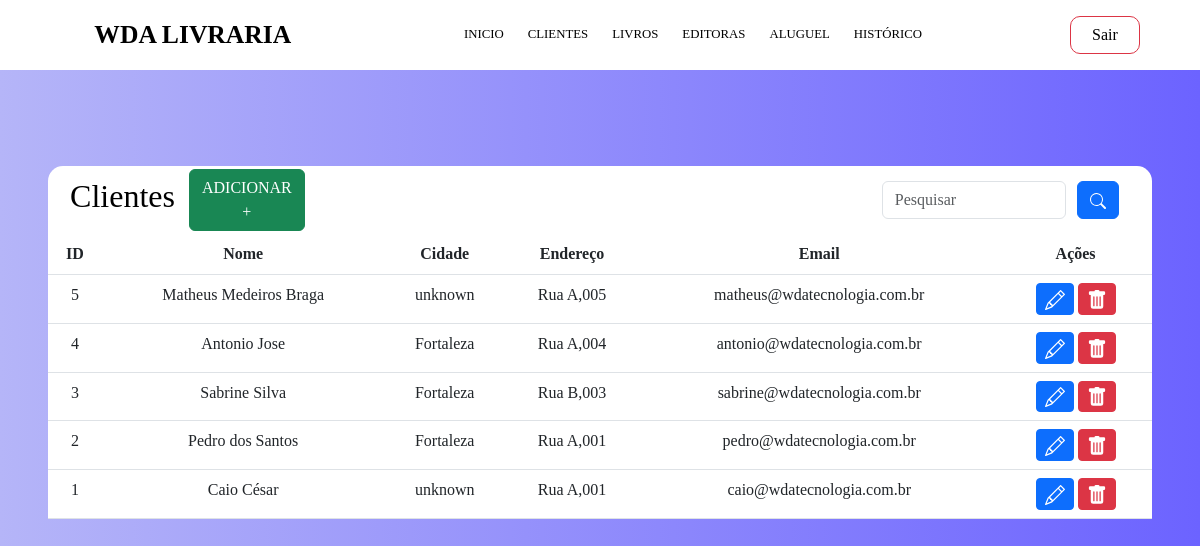
/SISTEMA/Usuarios.php, run on the app's committed database.
### tables this page shows
CREATE TABLE `usuario` (
  `Cod_usuario` int NOT NULL AUTO_INCREMENT,
  `Nome_usuario` varchar(50) NOT NULL,
  `Cidade` varchar(50) NOT NULL,
  `Endereço` varchar(100) NOT NULL,
  `Email` varchar(100) NOT NULL,
  PRIMARY KEY (`Cod_usuario`)
);

### SISTEMA/Usuarios.php (the view, shortened to what this page needs)
<?php
include_once("../Config.php");
if (!empty($_GET['search'])) {
    $data = $_GET['search'];
    $sql = "SELECT * FROM usuario WHERE Cod_usuario LIKE '%$data%' or Nome_usuario LIKE '%$data%' or Email LIKE '%$data%' ORDER BY Cod_usuario DESC";
} else {
    $sql = "SELECT * FROM usuario ORDER BY Cod_usuario DESC";
}
$result = $conexao->query($sql);
?>
<!DOCTYPE html>
<html lang="en">
<head>
    <link href="https://cdn.jsdelivr.net/npm/bootstrap@5.3.0-alpha2/dist/css/bootstrap.min.css" rel="stylesheet">
    <link rel="stylesheet" href="../assets/css/Tabela.css">
</head>
<body>
    <nav class="navbar navbar-expand-lg" style="background-color: rgb(255,255,255);">
        <div class="container-fluid">
            <a class="navbar-brand" href="Sistema.php">WDA LIVRARIA</a>
            <div class="collapse navbar-collapse" id="navbarText">
                <ul class="navbar-nav me-auto mb-2 mb-lg-0">
                    <li class="nav-item">
                        <a class="nav-link active" aria-current="page" href="Sistema.php">INICIO
                        </a>
                    </li>
                    <li class="nav-item">
                        <a class="nav-link" href="Usuarios.php">CLIENTES</a>
                    </li>
                    <li class="nav-item">
                        <a class="nav-link" href="Livros.php">LIVROS</a>
                    </li>
                    <li class="nav-item">
                        <a class="nav-link" href="Editoras.php">EDITORAS</a>
                    </li>
                    <li class="nav-item">
                        <a class="nav-link" href="Aluguel.php">ALUGUEL</a>
                    </li>
                    <li class="nav-item">
                        <a class="nav-link" href="Historico.php">HISTÓRICO</a>
                    </li>
                </ul>
                <span class="navbar-text">
                    <div class="d-flex">
                        <a href="Sair.php" id="out" class="btn_out btn btn-outline-danger me-5 ">Sair</a>
                    </div>
                </span>
            </div>
        </div>
    </nav>
    <br><br>
    <div class="table-responsive m-5">
        <div class="header-table d-flex justify-content-between align-items-center">
            <h2>Clientes</h2>
            <a href="../CREATE/C_usuario.php" class="btn btn-success" style="margin: 3px 3px 3px 3px;">ADICIONAR +</a><br>
            <input type="search" class="form-control w-25" placeholder="Pesquisar" id="pesquisar">
            <button class="btn btn-primary" onclick="searchData()">
            </button>
        </div>
        <table class="table text-white table-bg">
            <thead class="table-header">
                <tr>
                    <th scope="col">ID</th>
                    <th scope="col">Nome</th>
                    <th scope="col">Cidade</th>
                    <th scope="col">Endereço</th>
                    <th scope="col">Email</th>
                    <th scope="col">Ações</th>
                </tr>
            </thead>
            <body>
                <?php
                while ($user_data = mysqli_fetch_assoc($result)) {
                    echo "<tr>";
                    echo "<td>" . $user_data['Cod_usuario'] . "</td>";
                    echo "<td>" . $user_data['Nome_usuario'] . "</td>";
                    echo "<td>" . $user_data['Cidade'] . "</td>";
                    echo "<td>" . $user_data['Endereço'] . "</td>";
                    echo "<td>" . $user_data['Email'] . "</td>";
                    echo "<td>
        <a class='btn btn-sm btn-primary' href='../UPDATE/U_usuario.php?id=$user_data[Cod_usuario]' title='Editar'>
        <svg xmlns='http://www.w3.org/2000/svg' width='20' height='20' fill='currentColor' class='bi bi-pencil' viewBox='0 0 16 16'>
        <path d='M12.146.146a.5.5 0 0 1 .708 0l3 3a.5.5 0 0 1 0 .708l-10 10a.5.5 0 0 1-.168.11l-5 2a.5.5 0 0 1-.65-.65l2-5a.5.5 0 0 1 .11-.168l10-10zM11.207 2.5 13.5 4.793 14.793 3.5 12.5 1.207 11.207 2.5zm1.586 3L10.5 3.207 4 9.707V10h.5a.5.5 0 0 1 .5.5v.5h.5a.5.5 0 0 1 .5.5v.5h.293l6.5-6.5zm-9.761 5.175-.106.106-1.528 3.821 3.821-1.528.106-.106A.5.5 0 0 1 5 12.5V12h-.5a.5.5 0 0 1-.5-.5V11h-.5a.5.5 0 0 1-.468-.325z'/>
            </svg>
            </a>
        <a class='btn btn-sm btn-danger' href='#' title='Deletar' onclick='confirmDelete($user_data[Cod_usuario])'>
        <svg xmlns='http://www.w3.org/2000/svg' width='20' height='20' fill='currentColor' class='bi bi-trash-fill' viewBox='0 0 16 16'>
        <path d='M2.5 1a1 1 0 0 0-1 1v1a1 1 0 0 0 1 1H3v9a2 2 0 0 0 2 2h6a2 2 0 0 0 2-2V4h.5a1 1 0 0 0 1-1V2a1 1 0 0 0-1-1H10a1 1 0 0 0-1-1H7a1 1 0 0 0-1 1H2.5zm3 4a.5.5 0 0 1 .5.5v7a.5.5 0 0 1-1 0v-7a.5.5 0 0 1 .5-.5zM8 5a.5.5 0 0 1 .5.5v7a.5.5 0 0 1-1 0v-7A.5.5 0 0 1 8 5zm3 .5v7a.5.5 0 0 1-1 0v-7a.5.5 0 0 1 1 0z'/>
        </svg>
        </a>
        </td>";
                    echo "</tr>";
                }
                ?>
            </body>
        </table>
    </div>
</body>
</html>

### assets/css/Tabela.css (style rules this page uses)
body { font-family: Garamond, Baskerville, Baskerville Old Face, Hoefler Text, Times New Roman, serif; background-image: linear-gradient(to right, rgb(181, 181, 248), rgb(108, 99, 255)); color: white; text-align: center; color: black; }
.navbar-brand { margin-left: 5%; margin-right: 20%; font-size: 2rem; font-weight: bold; text-transform: uppercase; display: flex; justify-content: space-between; }
.navbar-nav>li { margin-right: 15px; }
.nav-link { display: flex; justify-content: space-between; color: black; transition: transform 0.5s; }
#out { width: 70px; border-radius: 10px; }
.table-bg { background: rgba(0, 0, 0, 0.3); }
.header-table { background-color: white; color: black; border-radius: 15px 15px 0 0; display: flex; justify-content: center; gap: 1%; }
.header-table h2 { display: inline block; margin-left: 2%; }
.header-table button { margin-right: 5%; }
.header-table input { margin-left: 50%; }
.header-table a { width: 15%; height: 100%; }
.table-header { background-color: rgba(0, 0, 0, 0.65); }
@media screen and (max-width: 1680px) { .header-table button { margin-right: 3%; } }
@media screen and (max-width: 1680px) { .header-table input { margin-left: 50%; } }
@media screen and (max-width: 1680px) { .header-table a { width: 15%; height: 100%; } }
@media screen and (max-width: 1680px) { .navbar-brand { margin-left: 7%; margin-right: 14%; font-size: 1.8rem; } }
@media screen and (max-width: 1680px) { .navbar-nav>li { margin-right: 8px; } }
@media screen and (max-width: 1440px) { .header-table button { margin-right: 3%; } }
@media screen and (max-width: 1440px) { .header-table input { margin-left: 50%; } }
@media screen and (max-width: 1440px) { .header-table a { width: 15%; height: 100%; } }
@media screen and (max-width: 1440px) { .navbar-brand { margin-left: 7%; margin-right: 14%; font-size: 1.6rem; } }
@media screen and (max-width: 1440px) { .navbar-nav>li a { font-size: 0.8rem; margin-right: 2%; } }
@media screen and (max-width: 1440px) { .navbar-nav>li { margin-right: 8px; } }

### data on the page
usuario: Cod_usuario "5", Nome_usuario "Matheus Medeiros Braga", Cidade "unknown", Endereço "Rua A,005", Email "matheus@wdatecnologia.com.br"
usuario: Cod_usuario "4", Nome_usuario "Antonio Jose", Cidade "Fortaleza", Endereço "Rua A,004", Email "antonio@wdatecnologia.com.br"
usuario: Cod_usuario "3", Nome_usuario "Sabrine Silva", Cidade "Fortaleza", Endereço "Rua B,003", Email "sabrine@wdatecnologia.com.br"
usuario: Cod_usuario "2", Nome_usuario "Pedro dos Santos", Cidade "Fortaleza", Endereço "Rua A,001", Email "pedro@wdatecnologia.com.br"
usuario: Cod_usuario "1", Nome_usuario "Caio César", Cidade "unknown", Endereço "Rua A,001", Email "caio@wdatecnologia.com.br"
